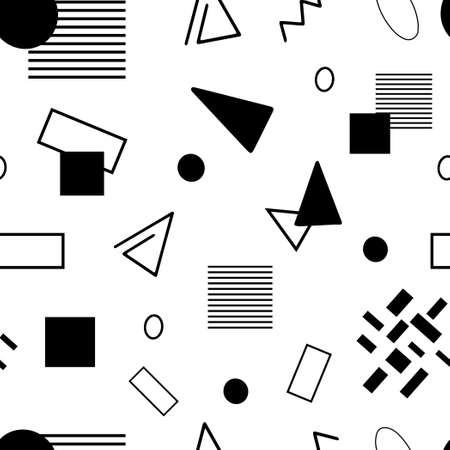
#> input picture figuraV2.jpg, 450 x 450 px
$ python app.py
#> lines starting #> are read from the running program, lines starting #| are printed output that depends on the picture; after the words box and inside, x2 and y2 are one past the last pixel; in counts of white or black regions, pixels touching at a corner belong together
import numpy as np
import cv2
import matplotlib.pyplot as plt

class ElementMatrix:
    def __init__(self, matrix, pos_x, pos_y):
        self.matrix = matrix
        self.origin = (pos_x, pos_y)

def dilation(image, elem_matrix):
    img_height, img_width = image.shape
    elem_height, elem_width = elem_matrix.matrix.shape
    new_image = np.ones((img_height, img_width))

    for i in range(img_height - elem_height + 1):
        for j in range(img_width - elem_width + 1):
            if image[i + elem_matrix.origin[0], j + elem_matrix.origin[1]] == 0:
                for x in range(i, i + elem_height):
                    for y in range(j, j + elem_width):
                        if elem_matrix.matrix[x - i, y - j] == 0:
                            new_image[x, y] = elem_matrix.matrix[x - i, y - j]
    return new_image

def erosion(image, elem_matrix):
    img_height, img_width = image.shape
    elem_height, elem_width = elem_matrix.matrix.shape
    new_image = np.ones((img_height, img_width))
    for i in range(img_height - elem_height + 1):
        for j in range(img_width - elem_width + 1):
            flag = True
            for x in range(i, i + elem_height):
                for y in range(j, j + elem_width):
                    if elem_matrix.matrix[x - i, y - j] == 0:
                        if image[x, y] != 0:
                            flag = False
            if flag:
                new_image[i + elem_matrix.origin[0]][j + elem_matrix.origin[1]] = 0
    return new_image

def binarize_image(image):
    img_height, img_width = image.shape
    new_image = np.zeros((img_height, img_width))
    for i in range(img_height):
        for j in range(img_width):
            if image[i, j] >= 128:
                new_image[i, j] = 1
    return new_image

def make_image_radable_by_cv2(image):
    img_height, img_width = image.shape
    new_image = np.zeros((img_height, img_width))
    for i in range(img_height):
        for j in range(img_width):
            if image[i, j] == 0:
                new_image[i, j] = 0
            else:
                new_image[i, j] = 255
    return new_image

if __name__ == "__main__":
    cruz = np.array([[1,0,1],[0,0,0],[1,0,1]])
    diamante = np.array([[1,1,0,1,1],[1,0,0,0,1],[0,0,0,0,0],[1,0,0,0,1],[1,1,0,1,1]])
    diamante7 = np.array([[1,1,1,0,1,1,1],[1,1,0,0,0,1,1],[1,0,0,0,0,0,1],[0,0,0,0,0,0,0],[1,0,0,0,0,0,1],[1,1,0,0,0,1,1],[1,1,1,0,1,1,1]])
    vertical_bar = np.array([[0],[0],[0],[0],[0]])
    horizontal_bar = np.array([[0,1,0,1,0]])

    cruz_ct_x = 1
    cruz_ct_y = 1

    diamante_ct_x = 2
    diamante_ct_y = 2

    struct_elem_cruz = ElementMatrix(cruz, cruz_ct_x, cruz_ct_y)
    struct_elem_diamante = ElementMatrix(diamante, diamante_ct_x, diamante_ct_y)
    struct_elem_diamante7 = ElementMatrix(diamante7, 3, 3)
    struct_elem_vertical_bar = ElementMatrix(vertical_bar, 0 , 0)
    struct_elem_horizontal_bar = ElementMatrix(horizontal_bar, 0, 2)


    original_image = cv2.imread("figuraV2.jpg", cv2.IMREAD_GRAYSCALE)
#> original_image is the input picture: shape (450, 450); min 0, max 255, mean 219.3
    image = binarize_image(original_image)
#> after the loop in binarize_image, `for i in range(img_height):`:
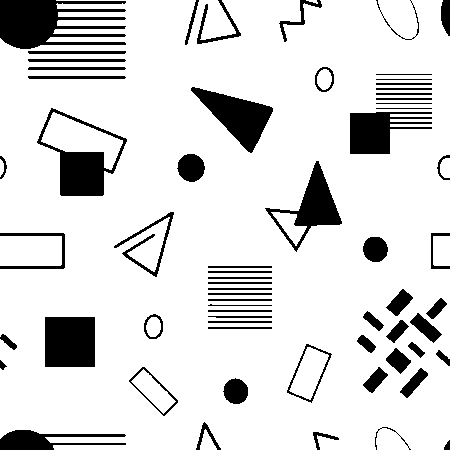
#> new_image: shape (450, 450) float64; values 0 (black) and 1 (white), 86.2% white; 65 black regions, largest, box (x1, y1, x2, y2) and area: (0, 0, 126, 49) 3791, (45, 317, 95, 367) 2500, (37, 108, 127, 196) 2481
    dilated_img = dilation(image, struct_elem_horizontal_bar)
#> after the loop in dilation, `for i in range(img_height - elem_height + 1):`:
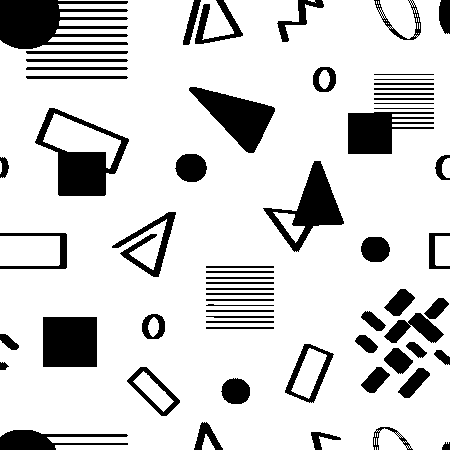
#> new_image: shape (450, 450) float64; values 0 (black) and 1 (white), 82.7% white; 64 black regions, largest, box (x1, y1, x2, y2) and area: (0, 0, 128, 49) 3913, (35, 108, 129, 196) 3072, (43, 317, 97, 367) 2700

    res = make_image_radable_by_cv2(dilated_img)
    cv2.imwrite('result.png', res)

    plt.imshow(res, cmap='gray')
    plt.axis('off')  # Turn off axis
    plt.show()

$ run again, with gato1.jpg copied over figuraV2.jpg
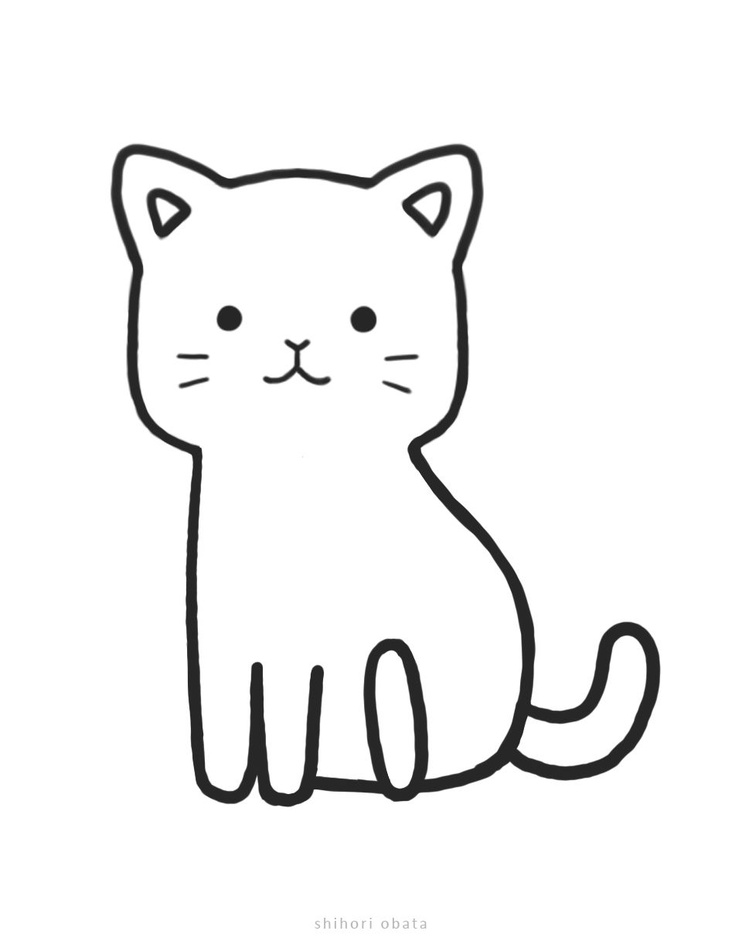
#> input picture gato1.jpg, 742 x 951 px, shrunk from 960 x 1230 before the run
#> original_image is the input picture: shape (951, 742); min 20, max 255, mean 242.6
#> after the loop in binarize_image, `for i in range(img_height):`:
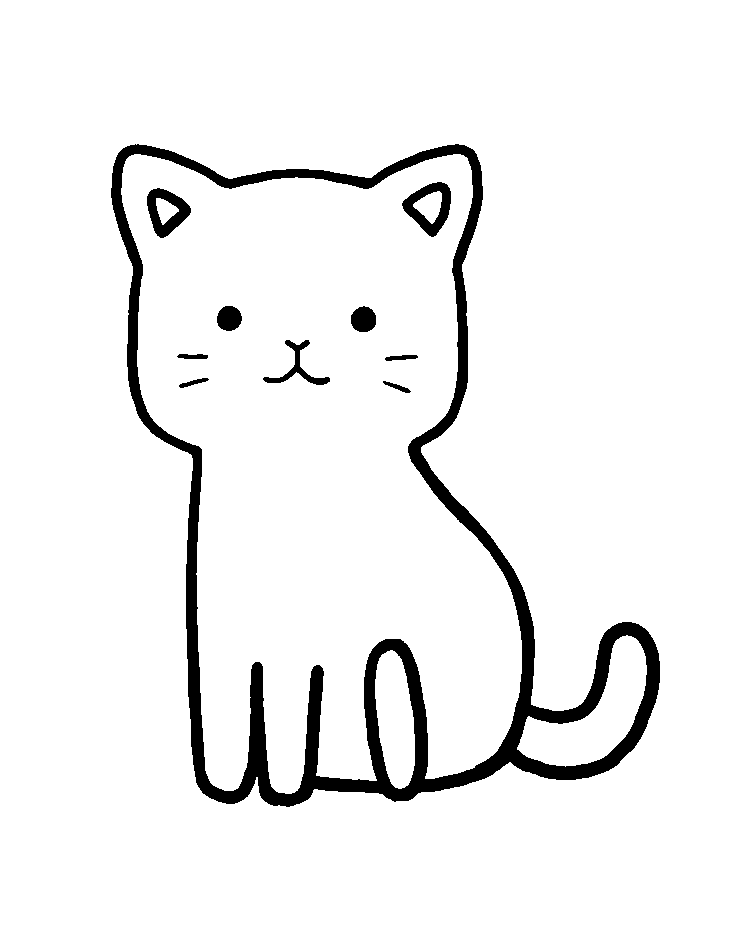
#> new_image: shape (951, 742) float64; values 0 (black) and 1 (white), 94.4% white; 10 black regions, largest, box (x1, y1, x2, y2) and area: (111, 144, 660, 807) 34935, (402, 182, 451, 237) 1177, (147, 188, 191, 238) 1092
#> after the loop in dilation, `for i in range(img_height - elem_height + 1):`:
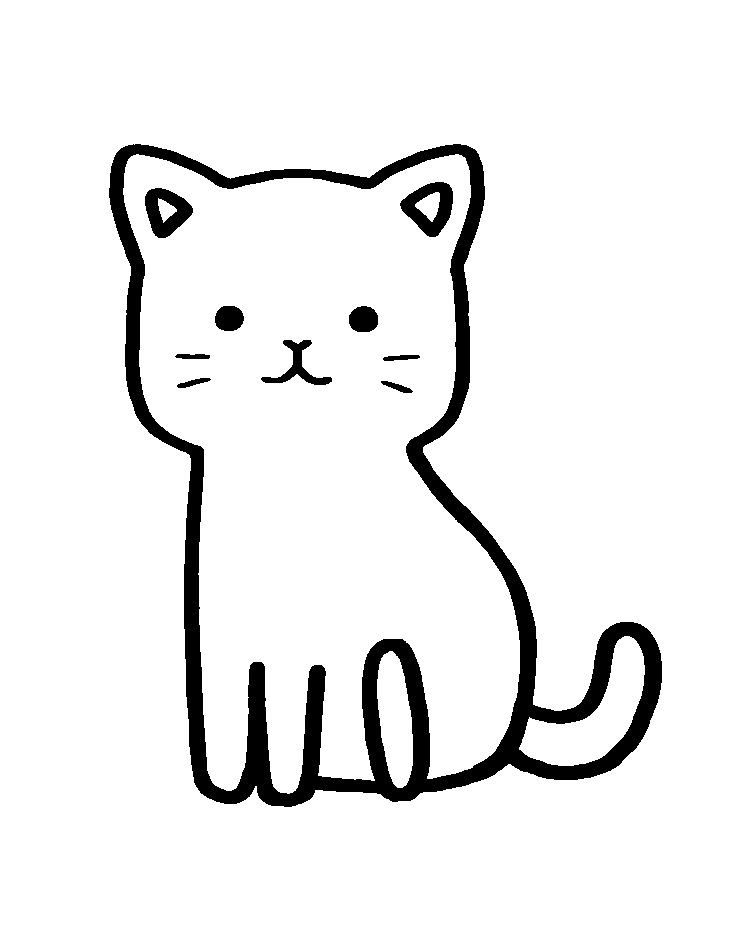
#> new_image: shape (951, 742) float64; values 0 (black) and 1 (white), 93% white; 10 black regions, largest, box (x1, y1, x2, y2) and area: (109, 144, 662, 807) 43740, (400, 182, 453, 237) 1526, (145, 188, 193, 238) 1397

$ run again, with blancoNegro.png saved as figuraV2.jpg
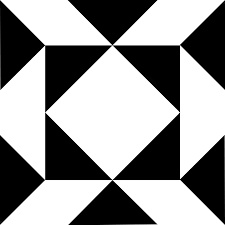
#> input picture blancoNegro.png, 225 x 225 px
#> original_image is the input picture: shape (225, 225); min 0, max 255, mean 148.5
#> after the loop in binarize_image, `for i in range(img_height):`:
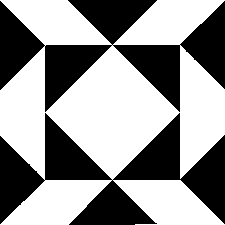
#> new_image: shape (225, 225) float64; values 0 (black) and 1 (white), 58.2% white; 2 black regions, box (x1, y1, x2, y2) and area: (0, 0, 225, 112) 10608, (0, 113, 225, 225) 10570
#> after the loop in dilation, `for i in range(img_height - elem_height + 1):`:
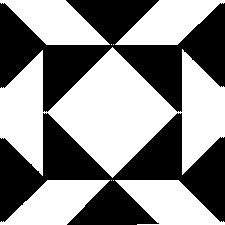
#> new_image: shape (225, 225) float64; values 0 (black) and 1 (white), 54.2% white; 2 black regions, box (x1, y1, x2, y2) and area: (0, 0, 225, 112) 11617, (0, 113, 225, 225) 11578
